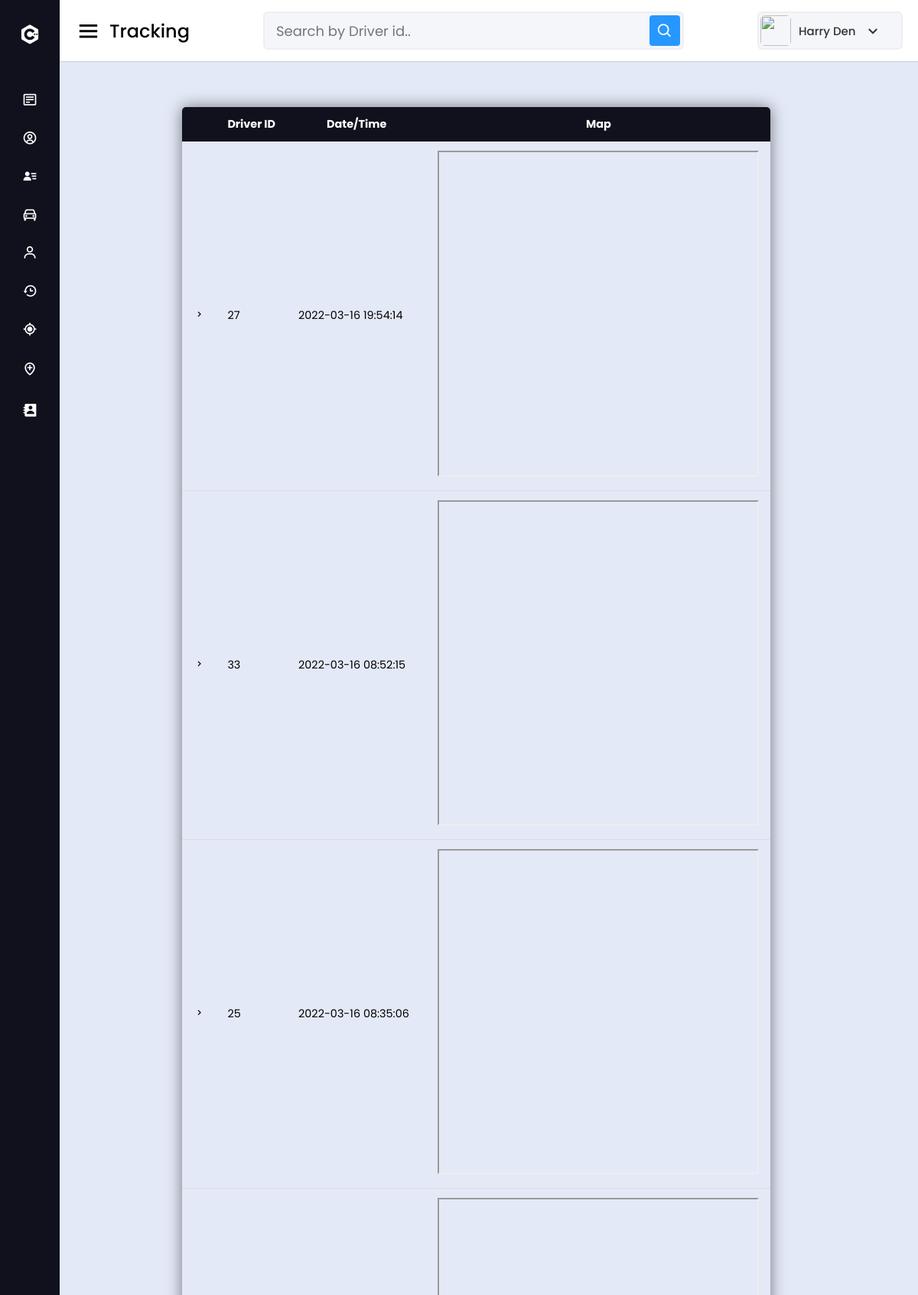
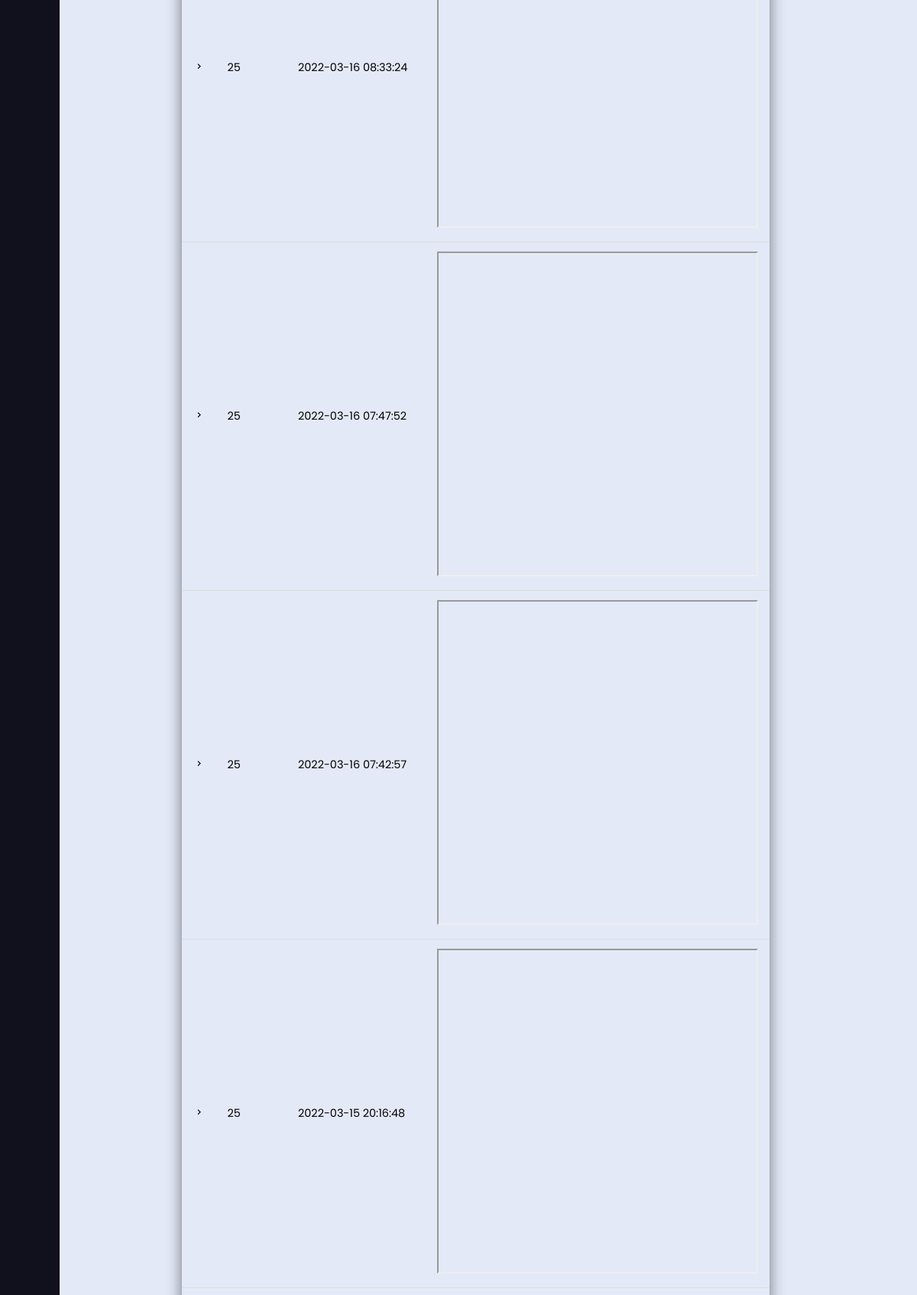
/tracking.php (upper part), run on the app's committed database (2 pictures, top to bottom).
### tables this page shows
CREATE TABLE `tb_data` (
  `id` int(20) NOT NULL,
  `driver_id` varchar(20) NOT NULL,
  `time` datetime NOT NULL,
  `latitude` varchar(50) NOT NULL,
  `longitude` varchar(50) NOT NULL
);

### tracking.php (the view, shortened to what this page needs)
<!DOCTYPE html>
<html lang="en" dir="ltr">
<?php include 'session_client.php'; ?>
<head>
    <link rel="stylesheet" href="style.css">
    <link rel="stylesheet" href="tracking.css">
    <link href='https://unpkg.com/boxicons@2.0.7/css/boxicons.min.css' rel='stylesheet'>
    <link rel="stylesheet" href="https://unpkg.com/leaflet@1.7.1/dist/leaflet.css" />
</head>
<body>
    <div class="sidebar close">
        <div class="logo-details">
            <i class='bx bxl-c-plus-plus'></i>
        </div>
        <ul class="nav-links">
            <li>
                <a href="admin.php">
                    <i class='bx bx-detail'></i>
                </a>
            </li>
            <li>
                <a href="dashboard.php">
                    <i class='bx bx-user-circle'></i>
                </a>
            </li>
            <li>
                <a href="customer.php">
                    <i class='bx bxs-user-detail'></i>
                </a>
            </li>
            <li>
                <div class="iocn-link">
                    <a href="#">
                        <i class='bx bx-car'></i>
                    </a>
                </div>
            </li>
            <li>
                <div class="iocn-link">
                    <a href="#">
                        <i class='bx bx-user'></i>
                    </a>
                </div>
            </li>
            <li>
                <a href="bookings.php">
                    <i class='bx bx-history'></i>
                </a>
            </li>
            <li>
                <a href="tracking.php">
                    <i class='bx bx-current-location'></i>
                </a>
            </li>
            <li>
                <a href="pickup.php">
                    <i class='bx bx-location-plus'></i>
                </a>
            </li>
            <li>
                <a href="contactus.php">
                    <i class='bx bxs-contact'></i>
                </a>
            </li>
        </ul>
    </div>
    <section class="home-section">
        <nav>
            <div class="sidebar-button">
                <i class='bx bx-menu'></i>
                <span class="text">Tracking</span>
            </div>
            <div class="search-box">
                <input type="text" id="myInput" onkeyup="myFunction()" placeholder="Search by Driver id..">
                <i class='bx bx-search'></i>
            </div>
            <div class="profile-details">
                <img src="C:\xampp\htdocs\Car_Rental-PHP\assets\img\profile.jpg" alt="">
                <span class="admin_name"> Harry Den</span>
                <i class='bx bx-chevron-down'></i>
            </div>
        </nav>
        <?php
      $sql = "SELECT `id`, `driver_id`, `time`, `latitude`, `longitude` FROM `tb_data` WHERE 1 ORDER BY id DESC";
      $result = mysqli_query($conn, $sql);
      if (mysqli_num_rows($result) > 0) { ?>
        <table class="content-table" id="myTable">
            <thead class="thead-dark">
                <tr>
                    <th> </th>
                    <th> Driver ID</th>
                    <th> Date/Time</th>
                    <th> Map </th>
                </tr>
            </thead>
            <?php while ($row = mysqli_fetch_assoc($result)) { ?>
            <tbody>
                <tr>
                    <td> <span><i class='bx bx-chevron-right'></i></span> </td>
                    <td><?php echo $row['driver_id']; ?></td>
                    <td><?php echo $row['time']; ?></td>
                    <td style="width: 450px; height: 450px;"><iframe style="width: 100%; height: 100%;"
                            src="https://www.google.com/maps?q=<?php echo $row["latitude"]; ?>,<?php echo $row["longitude"]; ?>&hl=es;z=14&output=embed"></iframe>
                    </td>
                </tr>
            </tbody>
            <?php } ?>
        </table>
        <br>
        <?php } else { ?>
        <h4>
            <center>0 Drivers available</center>
        </h4>
        <?php }
      ?>
    </section>
</body>
</html>

### style.css (style rules this page uses)
* { margin: 0; padding: 0; box-sizing: border-box; font-family: "Poppins", sans-serif; }
.sidebar { position: fixed; top: 0; left: 0; height: 100%; width: 260px; background: #11101d; z-index: 100; transition: all 0.5s ease; }
.sidebar.close { width: 78px; }
.sidebar .logo-details { height: 60px; width: 100%; display: flex; align-items: center; margin-top: 15px; }
.sidebar .logo-details i { font-size: 30px; color: #fff; height: 50px; min-width: 78px; text-align: center; line-height: 50px; }
.sidebar .nav-links { height: 100%; padding: 30px 0 150px 0; overflow: auto; }
.sidebar.close .nav-links { overflow: visible; }
.sidebar .nav-links li { position: relative; list-style: none; transition: all 0.4s ease; }
.sidebar .nav-links li .iocn-link { display: flex; align-items: center; justify-content: space-between; }
.sidebar.close .nav-links li .iocn-link { display: block; }
.sidebar .nav-links li i { height: 50px; min-width: 78px; text-align: center; line-height: 50px; color: #fff; font-size: 20px; cursor: pointer; transition: all 0.3s ease; }
.sidebar .nav-links li a { display: flex; align-items: center; text-decoration: none; }
.home-section { position: relative; background: #e4e9f7; left: 260px; width: calc(100% - 260px); transition: all 0.5s ease; }
.sidebar.close ~ .home-section { left: 78px; width: calc(100% - 78px); }

### tracking.css (style rules this page uses)
.sidebar .logo-details { height: 60px; width: 100%; display: flex; align-items: center; margin-top: 15px; }
.home-section nav { display: flex; justify-content: space-between; height: 80px; background: #fff; display: flex; align-items: center; left: 240px; z-index: 100; padding: 0 20px; box-shadow: 0 1px 1px rgba(0, 0, 0, 0.1); transition: all 0.5s ease; }
.home-section nav .sidebar-button { display: flex; align-items: center; font-size: 24px; font-weight: 500; }
nav .sidebar-button i { font-size: 35px; margin-right: 10px; }
.home-section nav .search-box { position: relative; height: 50px; max-width: 550px; width: 100%; margin: 0 20px; }
nav .search-box input { height: 100%; width: 100%; outline: none; background: #f5f6fa; border: 2px solid #efeef1; border-radius: 6px; font-size: 18px; padding: 0 15px; }
nav .search-box .bx-search { position: absolute; height: 40px; width: 40px; background: #2697ff; right: 5px; top: 50%; transform: translateY(-50%); border-radius: 4px; line-height: 40px; text-align: center; color: #fff; font-size: 22px; transition: all 0.4 ease; }
.home-section nav .profile-details { display: flex; align-items: center; background: #f5f6fa; border: 2px solid #efeef1; border-radius: 6px; height: 50px; min-width: 190px; padding: 0 15px 0 2px; }
nav .profile-details img { height: 40px; width: 40px; border-radius: 6px; object-fit: cover; }
nav .profile-details .admin_name { font-size: 15px; font-weight: 500; color: #333; margin: 0 10px; white-space: nowrap; }
nav .profile-details i { font-size: 25px; color: #333; }
.content-table { border-collapse: collapse; margin: 60px 160px; font-size: 0.9em; font-family: "Playfair Display", serif; min-width: 400px; border-radius: 5px; overflow: hidden; box-shadow: 0 0 20px rgba(0, 0, 0, 0.5); }
.content-table thead tr { background-color: #11101d; color: #ffffff; text-align: center; font-weight: bold; }
.content-table th, .content-table td { padding: 12px 15px; }
.content-table tbody tr { border-bottom: 1px solid #dddddd; }

### tracking.php (style rules this page uses)
body { margin: 0; padding: 0; }

### data on the page
tb_data: driver "27", time "2022-03-16 19:54:14"
tb_data: driver "33", time "2022-03-16 08:52:15"
tb_data: driver "25", time "2022-03-16 08:35:06"
tb_data: driver "25", time "2022-03-16 08:33:24"
tb_data: driver "25", time "2022-03-16 07:47:52"
tb_data: driver "25", time "2022-03-16 07:42:57"
tb_data: driver "25", time "2022-03-15 20:16:48"
